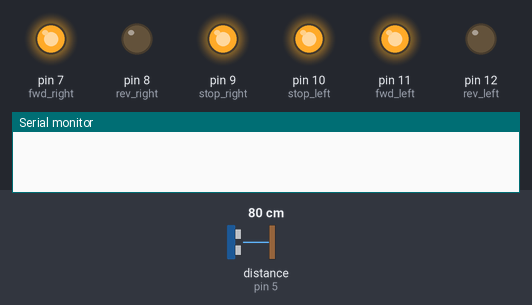
This sketch was run on a simulated Arduino Uno, built with avr-gcc and run on an emulated ATmega328P. Parts: output pins drawn as LEDs (lit = HIGH), the last lines printed to the serial monitor. Wiring (inferred from the names in the program): ultrasonic range finder: trigger pin 4; echo pin 5. Dashed ring = blinking. Inputs (shaded band) come from the test bench; at power-on: distance to the obstacle (sensor on pin 5) 80 cm. The echo pulse lasts 58.3 µs per cm; pins used as bus, display or sensor lines are not drawn.

Above: at 1.2 s.
1.3 s: distance to the obstacle (sensor on pin 5) set to 14 cm
2.8 s: distance to the obstacle (sensor on pin 5) set to 11 cm
At 3.5 s:
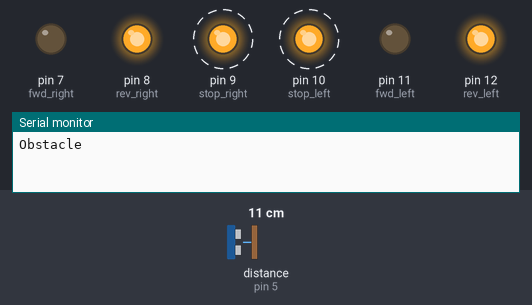
5.8 s: distance to the obstacle (sensor on pin 5) set to 18 cm
At 6.8 s:
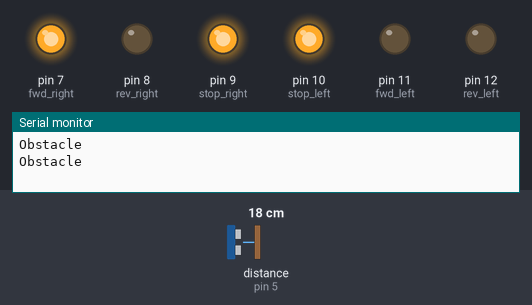
8.8 s: distance to the obstacle (sensor on pin 5) set to 2 cm
At 10.8 s:
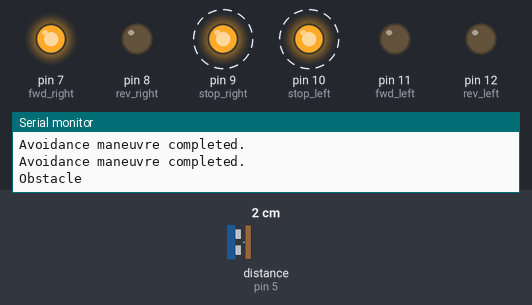
11.8 s: distance to the obstacle (sensor on pin 5) set to 35 cm
At 12.35 s:
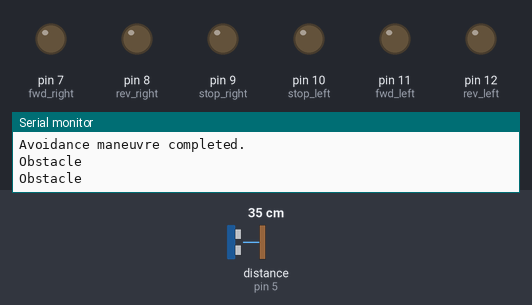
Timing chart, 0 to 14.8 s (numbered marks = the images above; inputs shaded):
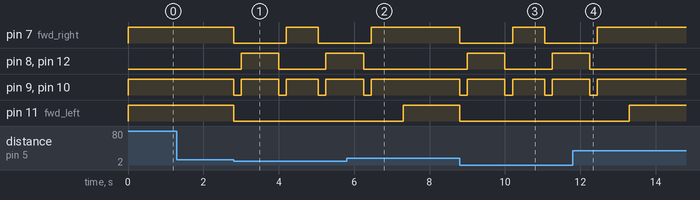

Measured:
- the behaviour switches between 13 and 12 cm on distance to the obstacle (sensor on pin 5) (found by bisection; images 0 and 1)
- after the input at 1.3 s, every drawn part: stays the same
- after the input at 2.8 s, pin 7 (fwd_right): HIGH → LOW at once, → HIGH 1.4 s later, → LOW 0.85 s later; pin 8 (rev_right), pin 12 (rev_left): LOW → HIGH after 0.20 s, → LOW 1.0 s later, → HIGH 1.3 s later; pin 9 (stop_right), pin 10 (stop_left): alternates HIGH for 0.93 s and LOW for 0.20 s, starting at once; pin 11 (fwd_left): HIGH → LOW at once
- after the input at 5.8 s, pin 7 (fwd_right), pin 9 (stop_right), pin 10 (stop_left): goes on until 6.5 s, then stays HIGH; pin 8 (rev_right), pin 12 (rev_left): goes on until 6.3 s, then stays LOW; pin 11 (fwd_left): LOW → HIGH after 1.5 s
- after the input at 8.8 s, pin 7 (fwd_right): HIGH → LOW at once, → HIGH 1.4 s later, → LOW 0.85 s later; pin 8 (rev_right), pin 12 (rev_left): LOW → HIGH after 0.20 s, → LOW 1.0 s later, → HIGH 1.3 s later; pin 9 (stop_right), pin 10 (stop_left): alternates HIGH for 0.93 s and LOW for 0.20 s, starting at once; pin 11 (fwd_left): HIGH → LOW at once
- after the input at 11.8 s, pin 7 (fwd_right), pin 9 (stop_right), pin 10 (stop_left): goes on until 12.5 s, then stays HIGH; pin 8 (rev_right), pin 12 (rev_left): goes on until 12.3 s, then stays LOW; pin 11 (fwd_left): LOW → HIGH after 1.5 s

The sketch:

Story_8.ino
```cpp
int rev_left = 12;
int fwd_left = 11;
int stop_left = 10;
int stop_right = 9;
int rev_right = 8;
int fwd_right = 7;

#define TRIGGER_PIN  4
#define ECHO_PIN     5
#define MAX_DISTANCE 200

void setup() {
  pinMode(rev_left, OUTPUT);
  pinMode(fwd_left, OUTPUT);
  pinMode(stop_left, OUTPUT);
  pinMode(stop_right, OUTPUT);
  pinMode(rev_right, OUTPUT);
  pinMode(fwd_right, OUTPUT);
  pinMode(TRIGGER_PIN, OUTPUT);
  pinMode(ECHO_PIN, INPUT);
  Serial.begin(9600);
}

void loop() {
  checkEnvironment();
  fwdRover();
}


void checkEnvironment() {
  digitalWrite(TRIGGER_PIN, LOW);
  delayMicroseconds(2);
  digitalWrite(TRIGGER_PIN, HIGH);
  delayMicroseconds(10);
  digitalWrite(TRIGGER_PIN, LOW);
  long duration = pulseIn(ECHO_PIN, HIGH);
  int distance = (duration * 0.034) / 2;

  if (distance > 0 && distance < 12) {
    Serial.println("Obstacle");

    stopRover();
    delay(200);
    revRover();
    delay(1000);
    stopRover();
    delay(200);
    leftRover();
    fwdRover();

    Serial.println("Avoidance maneuvre completed.");
  }
}


void fwdRover() {
  checkEnvironment();
  digitalWrite(fwd_left, HIGH);
  digitalWrite(fwd_right, HIGH);
  digitalWrite(rev_left, LOW);
  digitalWrite(rev_right, LOW);
  digitalWrite(stop_left, HIGH);
  digitalWrite(stop_right, HIGH);
}

void revRover() {
   digitalWrite(rev_left, HIGH);
    digitalWrite(rev_right, HIGH);
    digitalWrite(fwd_left, LOW);
    digitalWrite(fwd_right, LOW);
    digitalWrite(stop_left, HIGH);
    digitalWrite(stop_right, HIGH);
}

void stopRover() {
  digitalWrite(fwd_left, LOW);
  digitalWrite(fwd_right, LOW);
  digitalWrite(rev_left, LOW);
  digitalWrite(rev_right, LOW);
  digitalWrite(stop_left, LOW);
  digitalWrite(stop_right, LOW);
}

void leftRover() {
  digitalWrite(fwd_left, LOW);
  digitalWrite(fwd_right, HIGH);
  digitalWrite(rev_left, LOW);
  digitalWrite(rev_right, LOW);
  digitalWrite(stop_left, HIGH);
  digitalWrite(stop_right, HIGH);
  delay(850);
}

void rightRover() {
  digitalWrite(fwd_left, HIGH);
  digitalWrite(fwd_right, LOW);
  digitalWrite(rev_left, LOW);
  digitalWrite(rev_right, LOW);
  digitalWrite(stop_left, HIGH);
  digitalWrite(stop_right, HIGH);
  delay(850);
}
```
